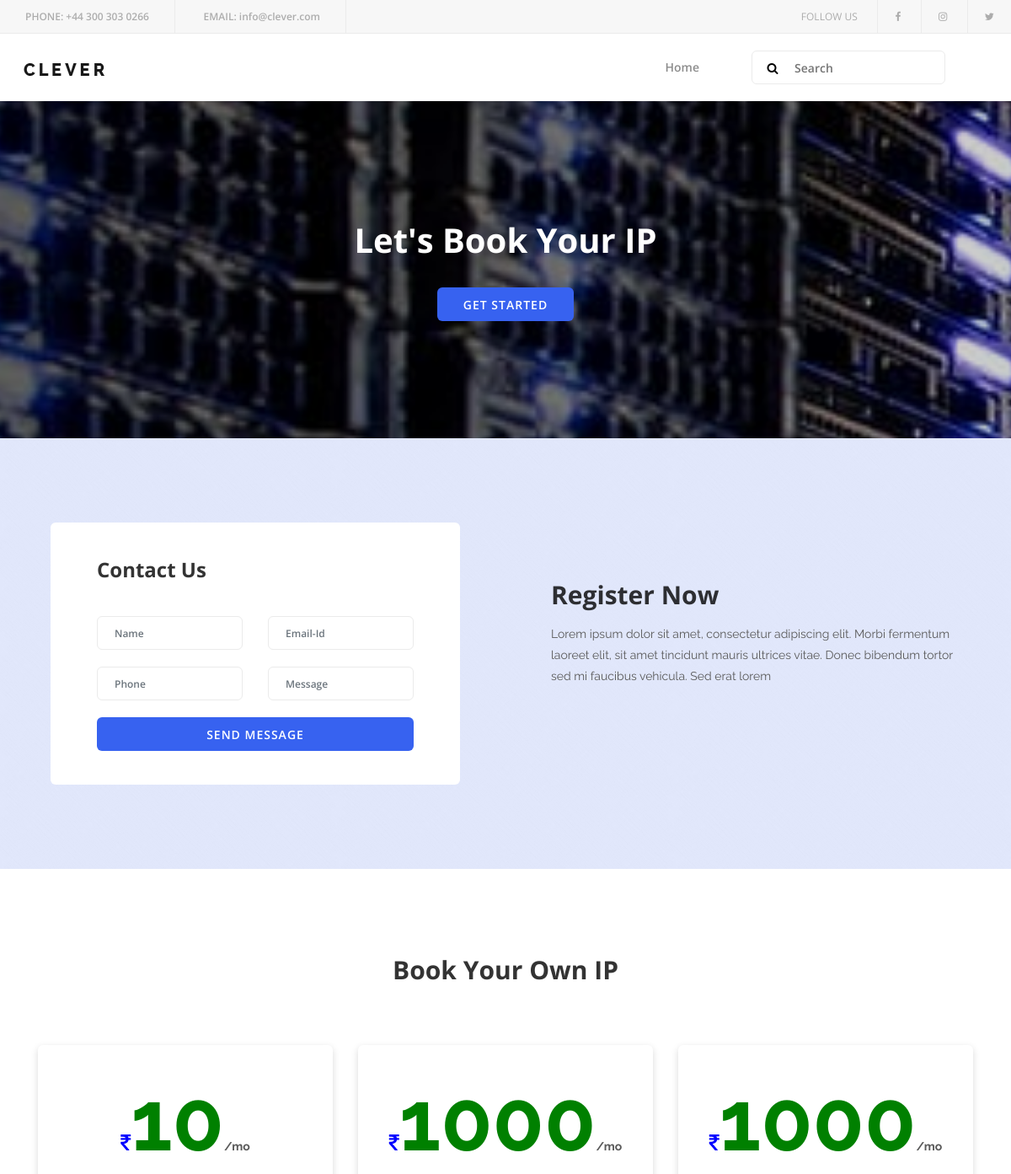
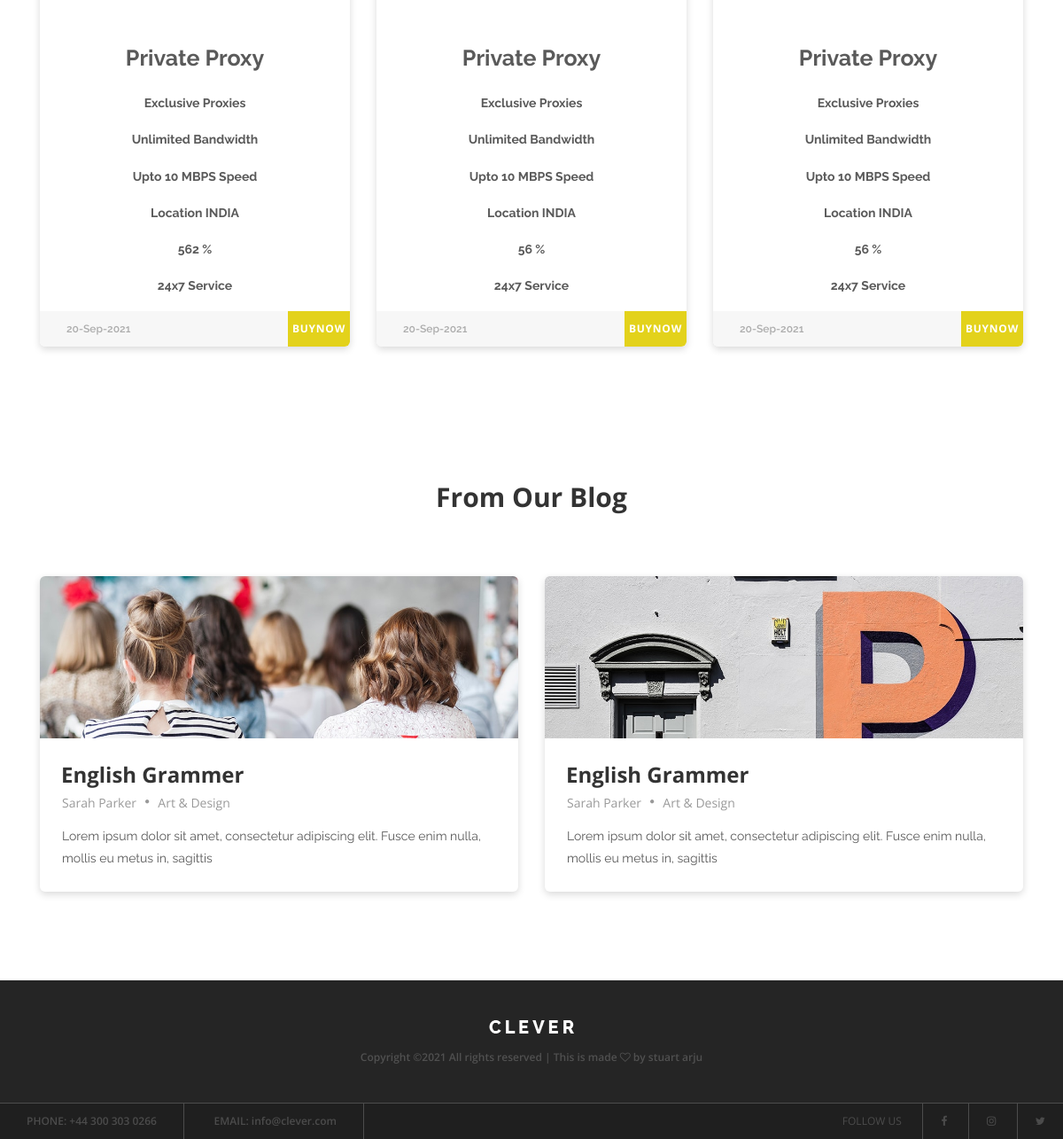
The page / on the database its author committed (2 pictures, top to bottom).
### tables this page shows
CREATE TABLE `ip_details` (
  `id` int(11) NOT NULL,
  `price` varchar(250) DEFAULT NULL,
  `iptitle` varchar(1000) DEFAULT NULL,
  `proxyname` varchar(1000) DEFAULT NULL,
  `bandwidth` varchar(255) DEFAULT NULL,
  `speed` varchar(255) DEFAULT NULL,
  `location` varchar(255) DEFAULT NULL,
  `uptime` varchar(200) DEFAULT NULL,
  `dd` varchar(50) DEFAULT NULL,
  `mm` varchar(50) DEFAULT NULL,
  `yyyy` varchar(50) DEFAULT NULL,
  `status` int(10) NOT NULL DEFAULT 1,
  `created_at` timestamp NOT NULL DEFAULT current_timestamp() ON UPDATE current_timestamp()
);

### includes/autoload.php (called while the page is built, shortened)
<?php
	include_once"header.php";
?>

### index.php (the view, shortened to what this page needs)
<?php include_once"includes/autoload.php";?>
    <section class="register-now section-padding-100-0 d-flex justify-content-between align-items-center" style="background-image: url(img/core-img/texture.png);">
        <div class="register-contact-form mb-100 wow fadeInUp" data-wow-delay="250ms">
            <div class="container-fluid">
                <div class="row">
                    <div class="col-12">
                        <div class="forms">
                            <h4>Contact Us</h4>
                            <form method="POST">
                                <div class="row">
                                    <div class="col-12 col-lg-6">
                                        <div class="form-group">
                                            <input type="text" name="name" required="" class="form-control" id="text" placeholder="Name">
                                        </div>
                                    </div>
                                    <div class="col-12 col-lg-6">
                                        <div class="form-group">
                                            <input type="email" class="form-control" required="" name="email" id="email" placeholder="Email-Id">
                                        </div>
                                    </div>
                                    <div class="col-12 col-lg-6">
                                        <div class="form-group">
                                            <input type="number" name="phone" required="" class="form-control" id="phone" placeholder="Phone">
                                        </div>
                                    </div>
                                    <div class="col-12 col-lg-6">
                                        <div class="form-group">
                                            <input type="text" name="message" required="" class="form-control" id="site" placeholder="Message">
                                        </div>
                                    </div>
                                    <div class="col-12">
                                        <input type="submit" name="messagebtn" class="btn clever-btn w-100" value="Send Message">
                                    </div>
                                </div>
                            </form>
                        </div>
                    </div>
                </div>
            </div>
        </div>
        <div class="register-now-countdown mb-100 wow fadeInUp" data-wow-delay="500ms">
            <h3>Register Now</h3>
            <p>Lorem ipsum dolor sit amet, consectetur adipiscing elit. Morbi fermentum laoreet elit, sit amet tincidunt mauris ultrices vitae. Donec bibendum tortor sed mi faucibus vehicula. Sed erat lorem</p>
        </div>
    </section>
    <section class="upcoming-events section-padding-100-0">
        <div class="container">
            <div class="row">
                <div class="col-12">
                    <div class="section-heading">
                        <h3>Book Your Own IP</h3>
                    </div>
                </div>
            </div>
            <div class="row">
                <?php
                    $sql = "SELECT * FROM ip_details WHERE status = 1 ORDER BY id DESC LIMIT 3";
                    $result = mysqli_query($conn,$sql);
                    if(mysqli_num_rows($result) > 0){
                        while($row = mysqli_fetch_assoc($result)){
                ?>
                <div class="col-12 col-md-6 col-lg-4">
                    <div class="single-upcoming-events mb-50 wow fadeInUp" data-wow-delay="250ms">
                        <div style="text-align:center;">
                            <p><b><i class="fa fa-inr" aria-hidden="true" style="font-size: 24px;color:blue;"></i><span style="font-size:100px;color: green;"><?php echo $row['price']; ?></span>/mo</b></p>
                            <p style="font-size:25px;"><b><?php echo $row['iptitle']; ?></b></p>
                            <p><b><?php echo $row['proxyname']; ?></b></p>
                            <p><b><?php echo $row['bandwidth']; ?></b></p>
                            <p><b><?php echo "Upto"." ".$row['speed']." "."MBPS Speed"; ?></b></p>
                            <p><b><?php echo "Location"." ".$row['location']; ?></b></p>
                            <p><b><?php echo $row['uptime']." "."%"; ?></b></p>
                            <p><b>24x7 Service</b></p>
                        </div>
                        <div class="date-fee d-flex justify-content-between">
                            <div class="date">
                                <p><i class="fa fa-clock"></i><?php echo $row['dd']."-".$row['mm']."-".$row['yyyy']; ?></p>
                            </div>
                            <div class="events-fee">
                                <a href="#" data-toggle="modal" data-target="#exampleModalCenter">buynow</a>
                            </div>
                        </div>
                    </div>
                </div>
                <?php
                        }
                    }
                ?>
            </div>
        </div>
    </section>
    <section class="blog-area section-padding-100-0">
        <div class="container">
            <div class="row">
                <div class="col-12">
                    <div class="section-heading">
                        <h3>From Our Blog</h3>
                    </div>
                </div>
            </div>
            <div class="row">
                <div class="col-12 col-md-6">
                    <div class="single-blog-area mb-100 wow fadeInUp" data-wow-delay="250ms">
                        <img src="<?php echo ASSETS;?>/img/blog-img/1.jpg" alt="">
                        <div class="blog-content">
                            <a href="#" class="blog-headline">
                                <h4>English Grammer</h4>
                            </a>
                            <div class="meta d-flex align-items-center">
                                <a href="#">Sarah Parker</a>
                                <span><i class="fa fa-circle" aria-hidden="true"></i></span>
                                <a href="#">Art &amp; Design</a>
                            </div>
                            <p>Lorem ipsum dolor sit amet, consectetur adipiscing elit. Fusce enim nulla, mollis eu metus in, sagittis</p>
                        </div>
                    </div>
                </div>
                <div class="col-12 col-md-6">
                    <div class="single-blog-area mb-100 wow fadeInUp" data-wow-delay="500ms">
                        <img src="<?php echo ASSETS;?>/img/blog-img/2.jpg" alt="">
                        <div class="blog-content">
                            <a href="#" class="blog-headline">
                                <h4>English Grammer</h4>
                            </a>
                            <div class="meta d-flex align-items-center">
                                <a href="#">Sarah Parker</a>
                                <span><i class="fa fa-circle" aria-hidden="true"></i></span>
                                <a href="#">Art &amp; Design</a>
                            </div>
                            <p>Lorem ipsum dolor sit amet, consectetur adipiscing elit. Fusce enim nulla, mollis eu metus in, sagittis</p>
                        </div>
                    </div>
                </div>
            </div>
        </div>
    </section>
 <?php include "includes/footer.php"; ?>

### includes/header.php (shortened to what this page needs)
<!DOCTYPE html>
<html lang="en">
<head>
    <link rel="stylesheet" href="<?php echo ASSETS;?>/style.css">
</head>
<body>
    <header class="header-area">
        <div class="top-header-area d-flex justify-content-between align-items-center">
            <div class="contact-info">
                <a href="#"><span>Phone:</span> +44 300 303 0266</a>
                <a href="#"><span>Email:</span> info@clever.com</a>
            </div>
            <div class="follow-us">
                <span>Follow us</span>
                <a href="#"><i class="fa fa-facebook" aria-hidden="true"></i></a>
                <a href="#"><i class="fa fa-instagram" aria-hidden="true"></i></a>
                <a href="#"><i class="fa fa-twitter" aria-hidden="true"></i></a>
            </div>
        </div>
        <div class="clever-main-menu">
            <div class="classy-nav-container breakpoint-off">
                <nav class="classy-navbar justify-content-between" id="cleverNav">
                    <a class="nav-brand" href="index"><img src="<?php echo ASSETS;?>/img/core-img/logo.png" alt=""></a>
                    <div class="classy-menu">
                        <div class="classynav">
                            <ul>
                                <li><a href="index">Home</a></li>
                            </ul>
                            <div class="search-area">
                                <form action="#" method="post">
                                    <input type="search" name="search" id="search" placeholder="Search">
                                    <button type="submit"><i class="fa fa-search" aria-hidden="true"></i></button>
                                </form>
                            </div>
                        </div>
                    </div>
                </nav>
            </div>
        </div>
    </header>
    <section class="hero-area bg-img bg-overlay-2by5" style="background-image: url(<?php echo ASSETS;?>/img/LS003.jpg);">
        <div class="container h-100">
            <div class="row h-100 align-items-center">
                <div class="col-12">
                    <div class="hero-content text-center">
                        <h2>Let's Book Your IP</h2>
                        <a href="index.php" class="btn clever-btn">Get Started</a>
                    </div>
                </div>
            </div>
        </div>
    </section>

### includes/footer.php (shortened to what this page needs)
    <footer class="footer-area">
        <div class="top-footer-area">
            <div class="container">
                <div class="row">
                    <div class="col-12">
                        <div class="footer-logo">
                            <a href="index"><img src="img/core-img/logo2.png" alt=""></a>
                        </div>
                        <p><a href="#">
Copyright &copy;<script>document.write(new Date().getFullYear());</script> All rights reserved | This is made  <i class="fa fa-heart-o" aria-hidden="true"></i> by <a href="http://arju.store/portfolio" target="_blank">stuart arju</a>
</p>
                    </div>
                </div>
            </div>
        </div>
        <div class="bottom-footer-area d-flex justify-content-between align-items-center">
            <div class="contact-info">
                <a href="#"><span>Phone:</span> +44 300 303 0266</a>
                <a href="#"><span>Email:</span> info@clever.com</a>
            </div>
            <div class="follow-us">
                <span>Follow us</span>
                <a href="#"><i class="fa fa-facebook" aria-hidden="true"></i></a>
                <a href="#"><i class="fa fa-instagram" aria-hidden="true"></i></a>
                <a href="#"><i class="fa fa-twitter" aria-hidden="true"></i></a>
            </div>
        </div>
    </footer>
</body>
</html>

### rows shown on the page
ip_details: price "10", iptitle "Private Proxy", proxyname "Exclusive Proxies", bandwidth "Unlimited Bandwidth", speed "10", location "INDIA", uptime "562", dd "20", mm "Sep", yyyy "2021"
ip_details: price "1000", iptitle "Private Proxy", proxyname "Exclusive Proxies", bandwidth "Unlimited Bandwidth", speed "10", location "INDIA", uptime "56", dd "20", mm "Sep", yyyy "2021"
ip_details: price "1000", iptitle "Private Proxy", proxyname "Exclusive Proxies", bandwidth "Unlimited Bandwidth", speed "10", location "INDIA", uptime "56", dd "20", mm "Sep", yyyy "2021"
